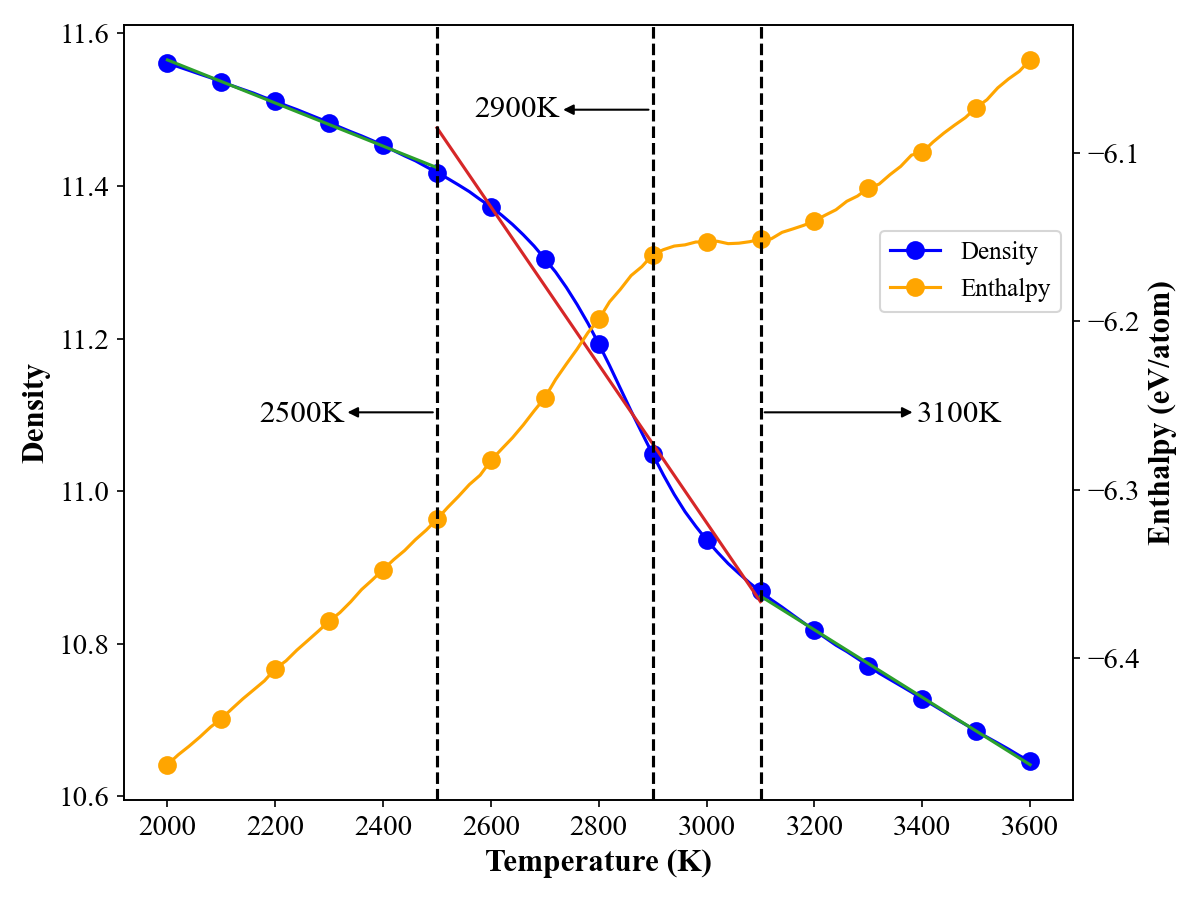

Source code (Python):
# %%
import matplotlib.pyplot as plt
#from brokenaxes import brokenaxes
#from matplotlib.gridspec import GridSpec
import numpy as np
#from scipy import stats

############------input-----##############
savename = "DandE.png"
xlabel = 'Temperature (K)'
y1label = 'Density'# SD (Å)
y2label = 'Enthalpy (eV/atom)'
frequency = 5
lw = 1.5
ms = 8
fontsize = 12 #fontsize=fontsize fontweight='bold'
structure = ['HEA','Nb', 'Mo', 'W', 'Ta', 'V']#
legend_loc = 'upper left'
font = {'family': 'serif',
        'serif': 'Times New Roman',
        'weight': 'normal',
        'size': 10}
plt.rc('font', **font)
##########################################

fig, ax1 = plt.subplots(tight_layout=True, figsize=(8, 6), dpi=150)

Enthalpy_data = np.genfromtxt("./Enthalpy_Temperature.dat")

lns1 = ax1.plot(Enthalpy_data[:,1], Enthalpy_data[:,-1], 'o-', color = 'blue', markevery=frequency, linewidth=lw, markersize=ms, label='Density')
Tm1=26
Tm2=55
ax1.plot(np.unique(Enthalpy_data[:Tm1,1]), np.poly1d(np.polyfit(Enthalpy_data[:Tm1,1], Enthalpy_data[:Tm1,-1], 1))(np.unique(Enthalpy_data[:Tm1,1])), color='tab:green')
ax1.plot(np.unique(Enthalpy_data[Tm1-1:Tm2+1,1]), np.poly1d(np.polyfit(Enthalpy_data[Tm1-1:Tm2+1,1], Enthalpy_data[Tm1-1:Tm2+1,-1], 1))(np.unique(Enthalpy_data[Tm1-1:Tm2+1,1])), color='tab:red')
ax1.plot(np.unique(Enthalpy_data[Tm2:,1]), np.poly1d(np.polyfit(Enthalpy_data[Tm2:,1], Enthalpy_data[Tm2:,-1], 1))(np.unique(Enthalpy_data[Tm2:,1])), color='tab:green')

ax2 = ax1.twinx() #sencond y axis
lns2 = ax2.plot(Enthalpy_data[:,1], Enthalpy_data[:,5], 'o-', color = 'orange', markevery=frequency, linewidth=lw, markersize=ms, label='Enthalpy')

plt.axvline(x=Enthalpy_data[Tm1-1,1], ymin=0, ymax=1, linestyle = '--', color = 'k') #dash line
plt.axvline(x=Enthalpy_data[Tm2,1], ymin=0, ymax=1, linestyle = '--', color = 'k') #dash line
plt.axvline(x=2900, ymin=0, ymax=1, linestyle = '--', color = 'k') #dash line
print(Enthalpy_data[Tm1-1,1],Enthalpy_data[Tm2,1])

ymin, ymax = ax1.get_ylim()
yd = ymax + ymin
ax1.annotate('', (Enthalpy_data[Tm1-1,1],yd/2), xytext=(-45, 0),textcoords='offset points', arrowprops=dict(facecolor='black', arrowstyle='<|-'))
ax1.text(2170,11.09,str(int(Enthalpy_data[Tm1-1,1]))+'K',fontsize=15)

ax1.annotate('', (Enthalpy_data[Tm2,1],yd/2), xytext=(75, 0),textcoords='offset points', arrowprops=dict(facecolor='black', arrowstyle='<|-'))
ax1.text(3390,11.09,str(int(Enthalpy_data[Tm2,1]))+'K',fontsize=15)

ax1.annotate('', (2900,11.5), xytext=(-45, 0),textcoords='offset points', arrowprops=dict(facecolor='black', arrowstyle='<|-'))
ax1.text(2570,11.49,'2900K',fontsize=15)

ax1.set_xlabel(xlabel,fontsize=15, fontweight='bold')
ax1.set_ylabel(y1label,fontsize=15, fontweight='bold')
ax2.set_ylabel(y2label,fontsize=15, fontweight='bold')

ax1.tick_params(axis='x', labelsize=14)
ax1.tick_params(axis='y', labelsize=14)
ax2.tick_params(axis='y', labelsize=14)

lns = lns1+lns2
labs = [l.get_label() for l in lns]
ax1.legend(lns, labs, loc='upper right', bbox_to_anchor=(1, 0.75), fontsize=12)

plt.savefig(savename)
plt.show()
# %%
